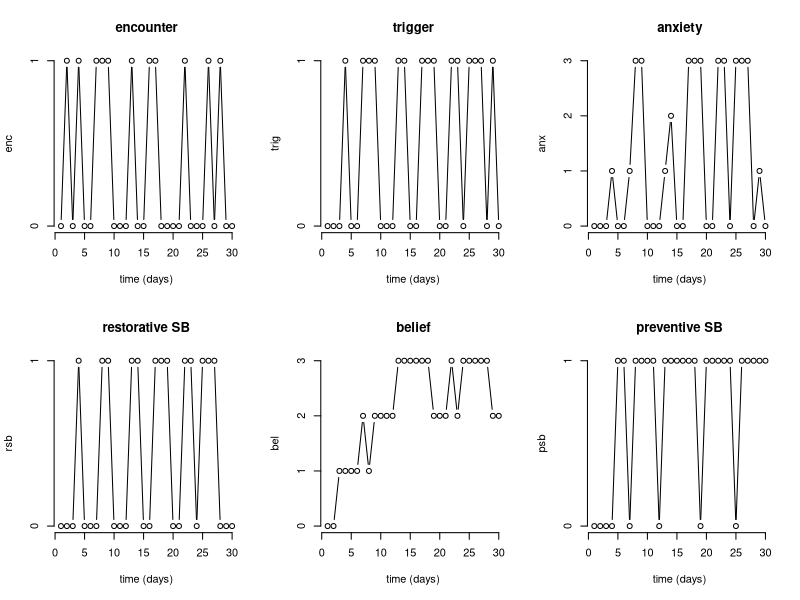

Source code (R):
## ---- chunk 1
# set number of timepoints, each timepoint represents one day
tpoints <- 30

# storing space and starting value for the binary variable "stimulus encounter"
enc <- rep(NA, tpoints)
enc[1] <- 0

# storing space and starting value for the binary variable "trigger"
trig <- rep(NA, tpoints) 
trig[1] <- 0

# storing space and starting value for the categorical (0-3) variable "anxiety"
anx <- rep(NA, tpoints) 
anx[1] <- 0

# storing space and starting value for the binary variable "restorative safety behaviour"
rsb <- rep(NA, tpoints) 
rsb[1] <- 0

# storing space and starting value for the categorical (0-3) variable "belief"
bel <- rep(NA, tpoints) 
bel[1] <- 0

# storing space and starting value for the binary variable "preventive safety behavior"
psb <- rep(NA, tpoints) 
psb[1] <- 0
## ---- chunk 2
# Set seed for reproducibility
set.seed(123)

for (i in 2:tpoints){
  # Transition probabilities of the variable "stimulus encounter"
  p00.enc <- .4+.2*psb[i-1] 
  p01.enc <- 1-p00.enc
  p10.enc <- p00.enc        
  p11.enc <- 1-p10.enc
  # Transition probabilities combined in matrix
  trans.enc <- matrix(c(p00.enc, p01.enc, 
                        p10.enc, p11.enc), byrow=T, nrow=2)
  # Value for "stimulus encounter" is determined in each iteration as follows, the ifelse statement indicates which row of the transition matrix to use
  enc[i] <- ifelse(enc[i-1] == 0,
                 rbinom(1,1,prob=trans.enc[1,2]),
                 rbinom(1,1,prob=trans.enc[2,2]))
  
  # Transition probabilities of the variable "trigger"
  p01.trig <- .2*enc[i]*(bel[i-1]+1) + .15*(1-enc[i])*bel[i-1]
  p00.trig <- 1-p01.trig
  p11.trig <- p01.trig
  p10.trig <- p00.trig
  # Transition probabilities combined in matrix
  trans.trig <- matrix(c(p00.trig, p01.trig,
                         p10.trig, p11.trig), byrow=T, nrow=2)
  # Value for "trigger" is determined in each iteration as follows
  trig[i] <- ifelse(trig[i-1] == 0,                      
                 rbinom(1,1,prob=trans.trig[1,2]),
                 rbinom(1,1,prob=trans.trig[2,2]))
  
  # Transition probabilities of the variable "anxiety"
  p00.anx <- .3/(bel[i-1]+1)
  p01.anx <- .5/(bel[i-1]+1)
  p02.anx <- .2/(bel[i-1]+1)
  p03.anx <- 1-(p00.anx+p01.anx+p02.anx)
  p10.anx <- .1/(bel[i-1]+1)
  p11.anx <- .3/(bel[i-1]+1)
  p12.anx <- .6/(bel[i-1]+1)
  p13.anx <- 1-(p10.anx+p11.anx+p12.anx)
  p20.anx <- .1/(bel[i-1]+1)
  p21.anx <- .3/(bel[i-1]+1)
  p22.anx <- .5/(bel[i-1]+1)
  p23.anx <- 1-(p20.anx+p21.anx+p22.anx)
  p30.anx <- .1/(bel[i-1]+1)
  p31.anx <- .3/(bel[i-1]+1)
  p32.anx <- .5/(bel[i-1]+1)
  p33.anx <- 1-(p30.anx+p31.anx+p32.anx)  
  # Transition probabilities combined in matrix
  trans.anx <- matrix(c(p00.anx, p01.anx, p02.anx, p03.anx,
                         p10.anx, p11.anx, p12.anx, p13.anx,
                         p20.anx, p21.anx, p22.anx, p23.anx,
                         p30.anx, p31.anx, p32.anx, p33.anx),
                       byrow = T, nrow = 4)  
  # Value for "anxiety" is determined in each iteration as follows
  anx[i] <- if (trig[i]==0) {0}
             else if (trig[i]==1 & anx[i-1]==0) {
               sample(c(0,1,2,3), 1, prob=c(p00.anx,p01.anx,p02.anx,p03.anx))}
             else if (trig[i]==1 & anx[i-1]==1) {
               sample(c(0,1,2,3), 1, prob=c(p10.anx,p11.anx,p12.anx,p13.anx))}
             else if (trig[i]==1 & anx[i-1]==2) {
               sample(c(0,1,2,3), 1, prob=c(p20.anx,p21.anx,p22.anx,p23.anx))}
             else {
               sample(c(0,1,2,3), 1, prob=c(p30.anx,p31.anx,p32.anx,p33.anx))}
  
  # Transition probabilities of the variable "restorative safety behaviour"
  p01.rsb <- -exp(-anx[i])+1
  p00.rsb <- 1-p01.rsb
  p11.rsb <- -exp(-2*anx[i])+1
  p10.rsb <- 1-p11.rsb
  # Transition probabilities combined in matrix
  trans.rsb <- matrix(c(p00.rsb, p01.rsb,
                        p10.rsb, p11.rsb), byrow=T, nrow=2)
  # Value for "restorative safety behaviour" is determined in each iteration as follows
  rsb[i] <- ifelse(rsb[i-1] == 0,
                   rbinom(1,1,prob=trans.rsb[1,2]),
                   rbinom(1,1,prob=trans.rsb[2,2]))

  # Transition probabilities of the variable "negative belief"
  p00.bel <- if      (trig[i]==0)                                             {.9}
             else if (trig[i]==1 & rsb[i]==0 & psb[i-1]==0)                   {1}
             else if ((trig[i]==1 & rsb[i]==1) || (trig[i]==1 & psb[i-1]==1)) {.4} 
             else                                                             {.1}
  p01.bel <- 1 - p00.bel
  p02.bel <- 0
  p03.bel <- 0
  
  p10.bel <- if      (trig[i]==0)                                             {0}
             else if (trig[i]==1 & rsb[i]==0 & psb[i-1]==0)                   {.8}
             else if ((trig[i]==1 & rsb[i]==1) || (trig[i]==1 & psb[i-1]==1)) {.1}
             else                                                             {0}
  p11.bel <- if      (trig[i]==0)                                             {.9}
             else if (trig[i]==1 & rsb[i]==0 & psb[i-1]==0)                   {.2}
             else if ((trig[i]==1 & rsb[i]==1) || (trig[i]==1 & psb[i-1]==1)) {.1}
             else                                                             {.1}
  p12.bel <- 1 - (p10.bel+p11.bel)
  p13.bel <- 0
  
  p20.bel <- 0
  p21.bel <- if      (trig[i]==0)                                             {0}
             else if (trig[i]==1 & rsb[i]==0 & psb[i-1]==0)                   {.9}
             else if ((trig[i]==1 & rsb[i]==1) || (trig[i]==1 & psb[i-1]==1)) {.1}
             else                                                             {0}
  p22.bel <- if      (trig[i]==0)                                             {.9}
             else if (trig[i]==1 & rsb[i]==0 & psb[i-1]==0)                   {.1}
             else if ((trig[i]==1 & rsb[i]==1) || (trig[i]==1 & psb[i-1]==1)) {.1}
             else                                                             {.1}
  p23.bel <- 1 - (p21.bel+p22.bel)
  
  p30.bel <- 0
  p31.bel <- 0
  p32.bel <- if      (trig[i]==0)                                             {.1}
             else if (trig[i]==1 & rsb[i]==0 & psb[i-1]==0)                   {.95}
             else if ((trig[i]==1 & rsb[i]==1) || (trig[i]==1 & psb[i-1]==1)) {.1}
             else                                                             {0}
  p33.bel <- 1 - (p30.bel+p32.bel)  
  # Transition probabilities combined in matrix
  trans.bel <- matrix(c(p00.bel, p01.bel, p02.bel, p03.bel,
                        p10.bel, p11.bel, p12.bel, p13.bel,
                        p20.bel, p21.bel, p22.bel, p23.bel,
                        p30.bel, p31.bel, p32.bel, p33.bel),
                      byrow = T, nrow = 4)
  # Value for "negative belief" is determined in each iteration as follows
  bel[i] <- if (bel[i-1]==0) {
              sample(c(0, 1, 2, 3), 1, prob=c(p00.bel,p01.bel,p02.bel,p03.bel))}
            else if (bel[i-1]==1) {
              sample(c(0, 1, 2, 3), 1, prob=c(p10.bel,p11.bel,p12.bel,p13.bel))}
            else if (bel[i-1]==2) {
              sample(c(0, 1, 2, 3), 1, prob=c(p20.bel,p21.bel,p22.bel,p23.bel))}
            else {
              sample(c(0, 1, 2, 3), 1, prob=c(p30.bel,p31.bel,p32.bel,p33.bel))}

  # Value for "preventive safety behaviour" is determined in each iteration as follows
  psb[i] <- if      (bel[i]==0) {0}
            else if (bel[i]==1) {rbinom(1,1,prob=.5)}
            else if (bel[i]==2) {rbinom(1,1,prob=.7)}
            else                {rbinom(1,1,prob=.9)}

}
## ---- chunk 3
par(mfrow=c(2,3))
plot(enc, type="b", xlab="time (days)", main ="encounter", bty="n", yaxt="n")
axis(side = 2, at=0:1)
plot(trig, type="b", xlab="time (days)", main ="trigger", bty="n", yaxt="n")
axis(side = 2, at=0:1)
plot(anx, type="b", xlab="time (days)", main="anxiety", bty="n", yaxt="n")
axis(side = 2, at=0:3)
plot(rsb, type="b", xlab="time (days)", main="restorative SB", bty="n", yaxt="n")
axis(side = 2, at=0:1)
plot(bel, type="b", xlab="time (days)", main="belief", bty="n", yaxt="n")
axis(side = 2, at=0:3)
plot(psb, type="b", xlab="time (days)", main="preventive SB", bty="n", yaxt="n")
axis(side = 2, at=0:1)
